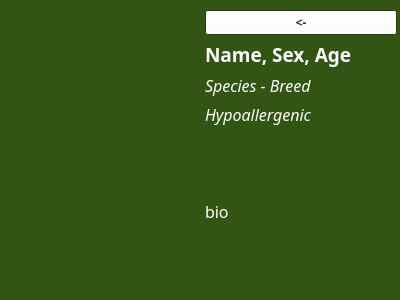
<?xml version="1.0" encoding="UTF-8"?>
<ui version="4.0">
 <class>ChatInfo</class>
 <widget class="QWidget" name="ChatInfo">
  <property name="geometry">
   <rect>
    <x>0</x>
    <y>0</y>
    <width>400</width>
    <height>300</height>
   </rect>
  </property>
  <property name="palette">
   <palette>
    <active>
     <colorrole role="WindowText">
      <brush brushstyle="SolidPattern">
       <color alpha="255">
        <red>255</red>
        <green>255</green>
        <blue>255</blue>
       </color>
      </brush>
     </colorrole>
     <colorrole role="Button">
      <brush brushstyle="SolidPattern">
       <color alpha="255">
        <red>255</red>
        <green>255</green>
        <blue>255</blue>
       </color>
      </brush>
     </colorrole>
     <colorrole role="ButtonText">
      <brush brushstyle="SolidPattern">
       <color alpha="255">
        <red>38</red>
        <green>59</green>
        <blue>18</blue>
       </color>
      </brush>
     </colorrole>
     <colorrole role="Base">
      <brush brushstyle="SolidPattern">
       <color alpha="255">
        <red>255</red>
        <green>255</green>
        <blue>255</blue>
       </color>
      </brush>
     </colorrole>
     <colorrole role="Window">
      <brush brushstyle="SolidPattern">
       <color alpha="255">
        <red>50</red>
        <green>85</green>
        <blue>19</blue>
       </color>
      </brush>
     </colorrole>
    </active>
    <inactive>
     <colorrole role="WindowText">
      <brush brushstyle="SolidPattern">
       <color alpha="255">
        <red>255</red>
        <green>255</green>
        <blue>255</blue>
       </color>
      </brush>
     </colorrole>
     <colorrole role="Button">
      <brush brushstyle="SolidPattern">
       <color alpha="255">
        <red>255</red>
        <green>255</green>
        <blue>255</blue>
       </color>
      </brush>
     </colorrole>
     <colorrole role="ButtonText">
      <brush brushstyle="SolidPattern">
       <color alpha="255">
        <red>38</red>
        <green>59</green>
        <blue>18</blue>
       </color>
      </brush>
     </colorrole>
     <colorrole role="Base">
      <brush brushstyle="SolidPattern">
       <color alpha="255">
        <red>255</red>
        <green>255</green>
        <blue>255</blue>
       </color>
      </brush>
     </colorrole>
     <colorrole role="Window">
      <brush brushstyle="SolidPattern">
       <color alpha="255">
        <red>50</red>
        <green>85</green>
        <blue>19</blue>
       </color>
      </brush>
     </colorrole>
    </inactive>
    <disabled>
     <colorrole role="WindowText">
      <brush brushstyle="SolidPattern">
       <color alpha="255">
        <red>190</red>
        <green>190</green>
        <blue>190</blue>
       </color>
      </brush>
     </colorrole>
     <colorrole role="Button">
      <brush brushstyle="SolidPattern">
       <color alpha="255">
        <red>255</red>
        <green>255</green>
        <blue>255</blue>
       </color>
      </brush>
     </colorrole>
     <colorrole role="ButtonText">
      <brush brushstyle="SolidPattern">
       <color alpha="255">
        <red>190</red>
        <green>190</green>
        <blue>190</blue>
       </color>
      </brush>
     </colorrole>
     <colorrole role="Base">
      <brush brushstyle="SolidPattern">
       <color alpha="255">
        <red>50</red>
        <green>85</green>
        <blue>19</blue>
       </color>
      </brush>
     </colorrole>
     <colorrole role="Window">
      <brush brushstyle="SolidPattern">
       <color alpha="255">
        <red>50</red>
        <green>85</green>
        <blue>19</blue>
       </color>
      </brush>
     </colorrole>
    </disabled>
   </palette>
  </property>
  <property name="font">
   <font>
    <family>Saab</family>
   </font>
  </property>
  <property name="windowTitle">
   <string>Form</string>
  </property>
  <widget class="QWidget" name="horizontalLayoutWidget_2">
   <property name="geometry">
    <rect>
     <x>6</x>
     <y>10</y>
     <width>391</width>
     <height>281</height>
    </rect>
   </property>
   <layout class="QHBoxLayout" name="horizontalLayout_2">
    <item>
     <widget class="QLabel" name="pic">
      <property name="text">
       <string/>
      </property>
     </widget>
    </item>
    <item>
     <layout class="QVBoxLayout" name="infoLayoud" stretch="0,1,0,0,7">
      <item>
       <widget class="QPushButton" name="backButton">
        <property name="font">
         <font>
          <family>STIXNonUnicode</family>
          <weight>75</weight>
          <bold>true</bold>
         </font>
        </property>
        <property name="text">
         <string>&lt;-</string>
        </property>
       </widget>
      </item>
      <item>
       <widget class="QLabel" name="nameSexAgeShelter">
        <property name="font">
         <font>
          <pointsize>14</pointsize>
          <weight>75</weight>
          <bold>true</bold>
         </font>
        </property>
        <property name="text">
         <string>Name, Sex, Age</string>
        </property>
       </widget>
      </item>
      <item>
       <widget class="QLabel" name="speciesBreed">
        <property name="font">
         <font>
          <pointsize>12</pointsize>
          <italic>true</italic>
         </font>
        </property>
        <property name="text">
         <string>Species - Breed</string>
        </property>
       </widget>
      </item>
      <item>
       <widget class="QLabel" name="hypoallergenic">
        <property name="font">
         <font>
          <pointsize>12</pointsize>
          <italic>true</italic>
         </font>
        </property>
        <property name="text">
         <string>Hypoallergenic</string>
        </property>
       </widget>
      </item>
      <item>
       <widget class="QLabel" name="bio">
        <property name="font">
         <font>
          <pointsize>12</pointsize>
         </font>
        </property>
        <property name="text">
         <string>bio</string>
        </property>
       </widget>
      </item>
     </layout>
    </item>
   </layout>
  </widget>
 </widget>
 <resources/>
 <connections/>
</ui>
